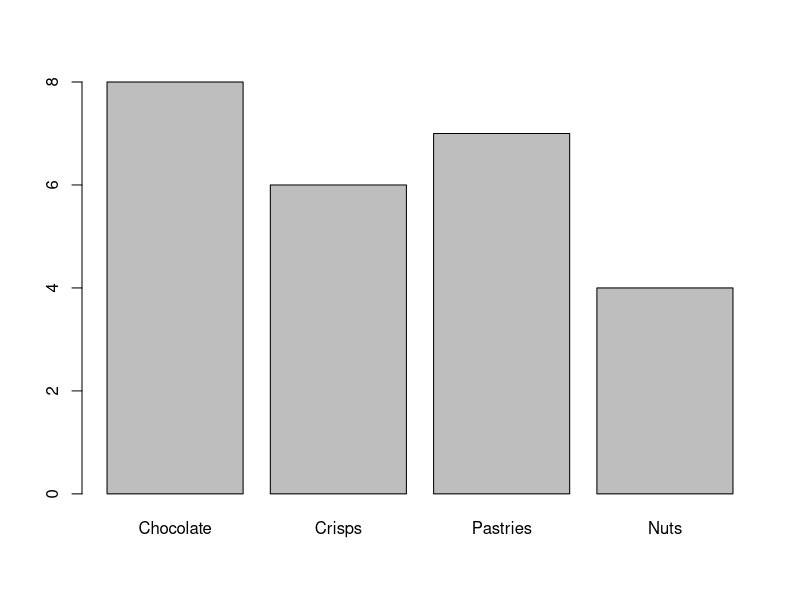
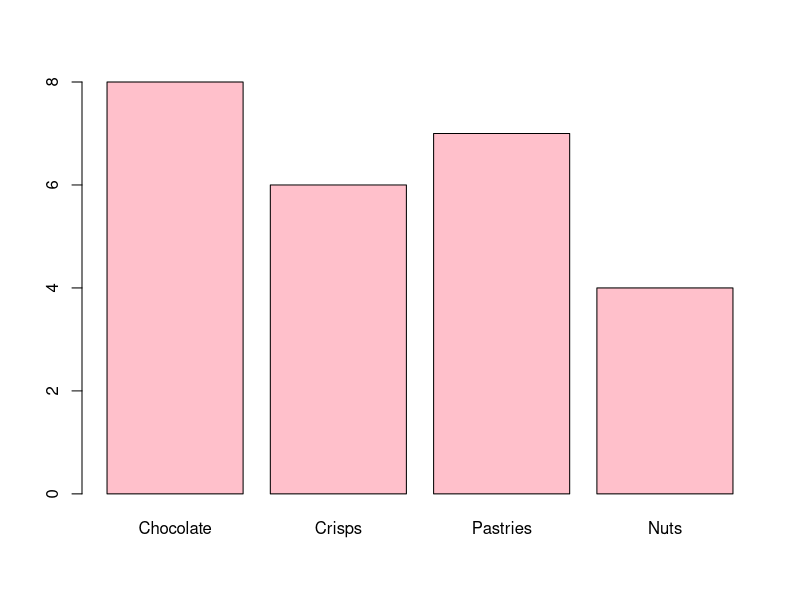
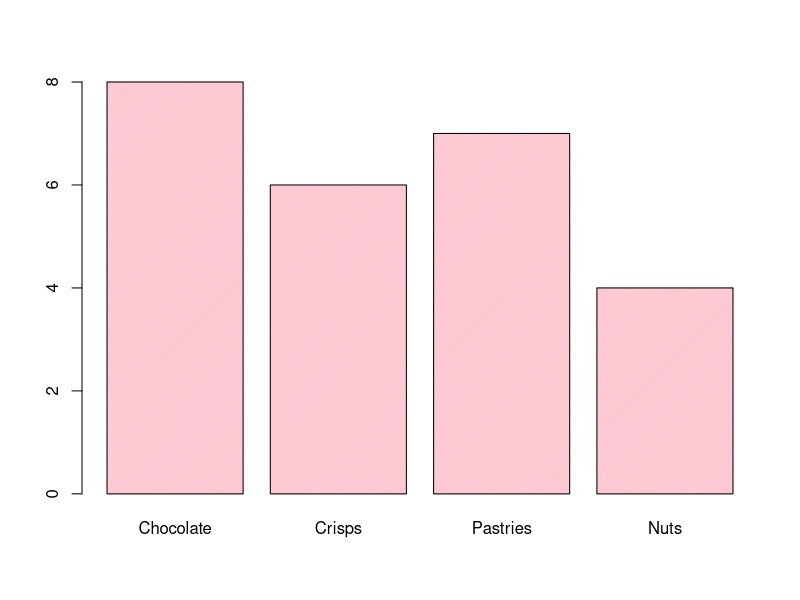
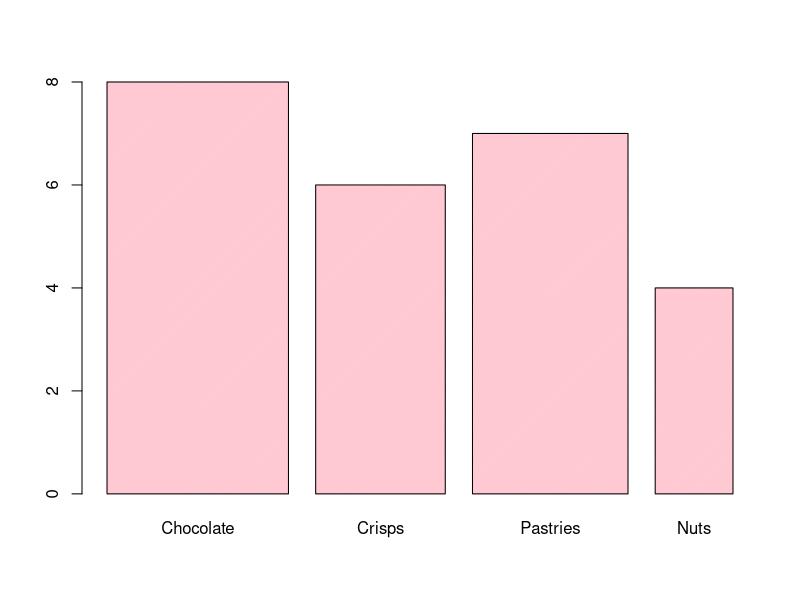
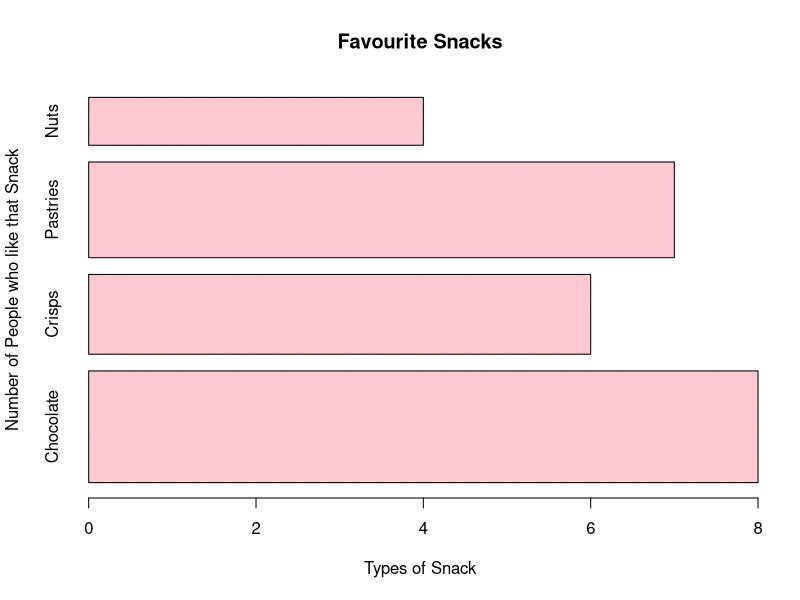

Reproduce these figures in R, in order.
# Bar charts can be displayed horizontally or vertically and can be plotted used the barplot() function.

x <- c("Chocolate", "Crisps", "Pastries", "Nuts")
y <- c(8, 6, 7, 4)

barplot(y, names.arg=x) #names.arf defines the names of each observation in the x-axis

# Use col to change the colours of the bars.

barplot(y, names.arg=x, col="pink")

# To change the bar density, use the density parameter.

barplot(y, names.arg=x, col="pink", density=100)

# Use the width parameter to change the width of the bars.

barplot(y, names.arg=x, col="pink", density=100, width=c(35,25,30,15))

# For horizontal bars, use the horiz parameter

barplot(y, names.arg=x, main="Favourite Snacks", xlab="Types of Snack",ylab="Number of People who like that Snack", col="pink", density=100, width=c(35,25,30,15), horiz=TRUE)